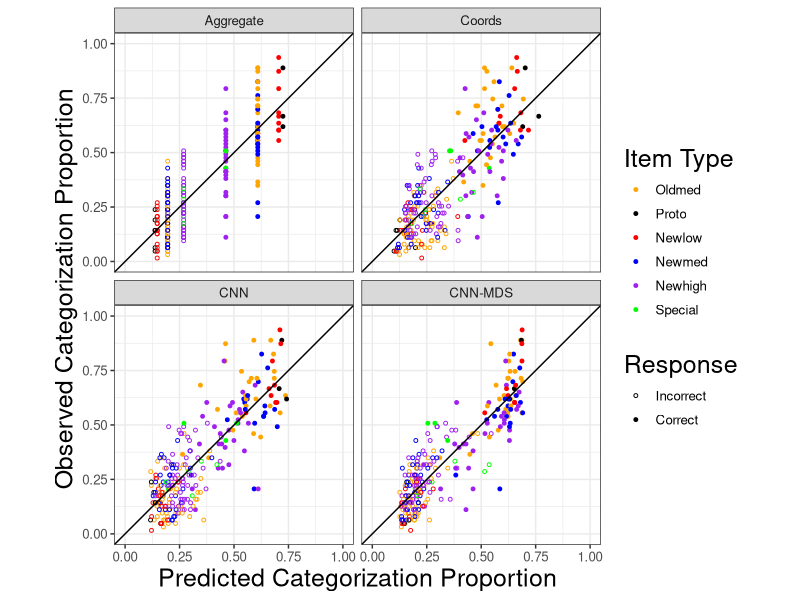

Generate this figure with R:
library(data.table)
library(ggplot2)
library(purrr)
library(gridExtra)
library(tidyr)
library(dplyr)
#source('utils.R')
# ---- Load the Data ----
pattern_resp_data = read.csv("scatterplot_data_med.csv");


#--------scatterplot------------
## four prototype models
pattern_resp_data$itemtype = factor(pattern_resp_data$itemtype,labels = c("Oldmed","Proto","Newlow","Newmed","Newhigh","Special"))
pattern_resp_data$corr_values = factor(pattern_resp_data$corr_values,labels = c("Incorrect","Correct"))
pattern_resp_data$category_pat = factor(pattern_resp_data$category_pat,labels = c("A","B","C"))
pattern_resp_data$category_resp = factor(pattern_resp_data$category_resp,labels = c("A","B","C"))

model.labs <- c("Aggregate","Coords","CNN","CNN-MDS")
names(model.labs) <- c("1", "2","3","4")
scatterplot = ggplot(data = pattern_resp_data, aes(x=pred_val, y=obs_val)) +
              geom_point(aes(color = itemtype,shape = corr_values),size = 1) +
              geom_abline() +
              facet_wrap(vars(model),labeller = labeller(model = model.labs),nrow = 2) +
              xlab ("Predicted Categorization Proportion") +
              ylab ("Observed Categorization Proportion") +
              coord_equal(xlim = c(0,1),ylim = c(0,1)) +
              scale_color_manual(name = "Item Type",values = c("orange","black","red","blue","purple","green")) + 
              scale_shape_manual(name = "Response", values = c(1,19)) +
              theme_bw() +
              theme(title = element_text(size = 18),
                    text =  element_text(size = 12))
              
ggsave(paste0('categorization proportions_med','.jpg'), plot = scatterplot, width = 18, height = 6)

